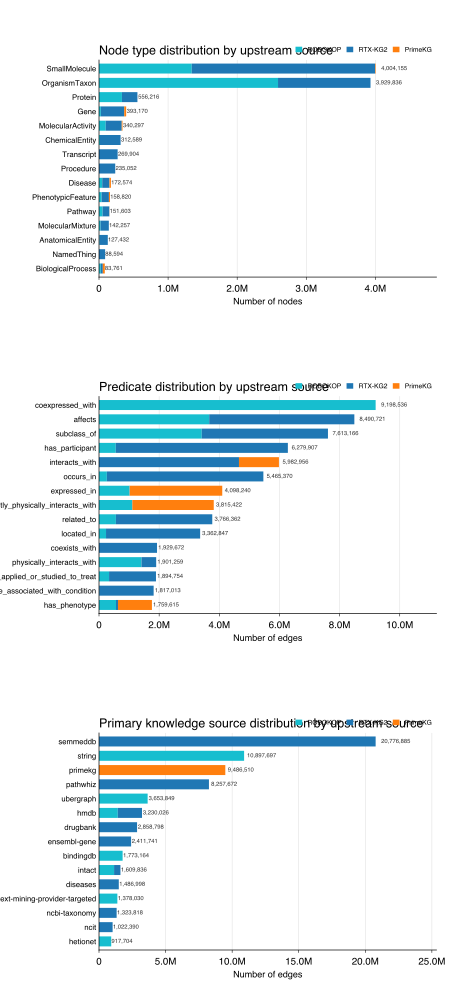

This chart was generated by the following Python code:
"""
Stacked-bar replacement for the upstream_nodes / upstream_edges / upstream_pks
grouped bar charts (see upstream_distribution.py). One 3-panel figure
showing, for node types, predicates, and primary knowledge sources, the top
individual items ranked by total count — same as the original bar charts —
but as a single stacked bar per item instead of one grouped bar per source.

Each bar is segmented by upstream source (ROBOKOP / RTX-KG2 / PrimeKG,
eckg.colors.UPSTREAM_SOURCE_COLORS), with segment length equal to that
source's own count for the item — so both the total and the per-source
breakdown are visible directly, with no blended "combination" colors to
decode against a legend.

Uses a LINEAR x-axis rather than this project's usual log scale: stacked
segments only read correctly on a linear axis (segment pixel width must be
proportional to its own value, not to log of the cumulative sum before it —
on a log axis a segment's apparent size depends on where the preceding
stack lands, which misrepresents it).

Reuses upstream_distribution.py's BigQuery caching, so run that first (or
just run this — it calls the same cached loaders).
"""
import os

import matplotlib.patches as mpatches
import matplotlib.pyplot as plt
import matplotlib.ticker as mticker
import numpy as np
import pandas as pd

from eckg.colors import UPSTREAM_SOURCE_COLORS
from upstream_distribution import SOURCE_NAMES, load_all_data

SCRIPT_DIR = os.path.dirname(os.path.abspath(__file__))

RCPARAMS = {
    "font.family":       "Helvetica",
    "pdf.fonttype":      42,
    "ps.fonttype":       42,
    "font.size":         7,
    "axes.linewidth":    0.5,
    "xtick.major.width": 0.4,
    "ytick.major.width": 0.4,
    "xtick.major.size":  2.0,
    "ytick.major.size":  2.0,
}

TOP_N = 15   # items shown per panel


def item_table(counts_by_source: dict) -> pd.DataFrame:
    """
    One row per item (union of labels across sources): its count from each
    source and the total across all three. Sorted descending by total.
    """
    all_labels = set()
    for s in counts_by_source.values():
        all_labels |= set(s.index)

    rows = []
    for lbl in all_labels:
        per_source = {src: int(counts_by_source[src].get(lbl, 0)) for src in SOURCE_NAMES}
        total = sum(per_source.values())
        if total > 0:
            rows.append({"label": lbl, "total": total, **per_source})

    df = pd.DataFrame(rows)
    return df.sort_values("total", ascending=False).reset_index(drop=True)


def draw_stacked_bar_panel(ax, counts_by_source: dict, title: str, xlabel: str,
                            strip_prefix: str = "biolink:", top_n: int = TOP_N):
    df = item_table(counts_by_source).head(top_n)
    df = df.iloc[::-1].reset_index(drop=True)   # largest ends up at the top

    n = len(df)
    y = np.arange(n)

    left = np.zeros(n)
    for src in SOURCE_NAMES:
        vals = df[src].to_numpy()
        ax.barh(y, vals, left=left, height=0.7,
                color=UPSTREAM_SOURCE_COLORS[src], edgecolor="none", zorder=2)
        left = left + vals

    labels = [l.replace(strip_prefix, "", 1) if l.startswith(strip_prefix) else l
              for l in df["label"]]
    ax.set_yticks(y)
    ax.set_yticklabels(labels, fontsize=5.5)
    ax.set_ylim(-0.6, n - 0.4)
    ax.tick_params(axis="y", length=0, pad=2)

    ax.set_xlim(left=0, right=df["total"].max() * 1.22)   # headroom for value labels
    ax.set_xlabel(xlabel, fontsize=6.5, labelpad=3)
    ax.set_title(title, fontsize=9, fontweight="bold", loc="left", pad=4)
    ax.xaxis.set_major_formatter(
        mticker.FuncFormatter(
            lambda v, _: f"{v/1e6:.1f}M" if v >= 1e6 else
                          f"{v/1e3:.0f}k" if v >= 1e3 else f"{v:.0f}"))
    ax.grid(axis="x", which="major", color="#e0e0e0", lw=0.4, zorder=0)
    ax.set_axisbelow(True)
    for sp in ("top", "right"):
        ax.spines[sp].set_visible(False)

    for yi, v in zip(y, df["total"]):
        ax.text(v * 1.02, yi, f"{v:,.0f}", va="center", fontsize=4.2, color="#333333")

    handles = [
        mpatches.Rectangle((0, 0), 1, 1, fc=UPSTREAM_SOURCE_COLORS[src], ec="none", label=src)
        for src in SOURCE_NAMES
    ]
    # Placed above the axes, right-aligned with the title row.
    ax.legend(handles=handles, loc="lower right", bbox_to_anchor=(1, 1.01),
              fontsize=4.8, ncol=3, frameon=False,
              handlelength=1.0, handleheight=0.9, borderpad=0.2,
              labelspacing=0.25, columnspacing=0.8)


def main():
    plt.rcParams.update(RCPARAMS)
    print("Loading data...")
    node_counts, edge_counts, pks_counts = load_all_data()

    fig, axes = plt.subplots(3, 1, figsize=(4.5, 10))
    fig.subplots_adjust(left=0.22, right=0.97, top=0.94, bottom=0.05, hspace=0.55)

    print("Building node type panel...")
    draw_stacked_bar_panel(axes[0], node_counts,
                            "Node type distribution by upstream source", "Number of nodes",
                            strip_prefix="biolink:")

    print("Building predicate panel...")
    draw_stacked_bar_panel(axes[1], edge_counts,
                            "Predicate distribution by upstream source", "Number of edges",
                            strip_prefix="biolink:")

    print("Building primary knowledge source panel...")
    draw_stacked_bar_panel(axes[2], pks_counts,
                            "Primary knowledge source distribution by upstream source", "Number of edges",
                            strip_prefix="infores:")

    out = os.path.join(SCRIPT_DIR, "upstream_stacked_bar.pdf")
    fig.savefig(out, dpi=300)
    print(f"Saved → {out}")


if __name__ == "__main__":
    main()
